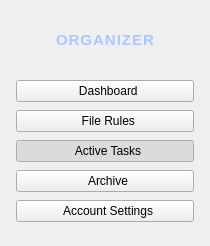
         <widget class="QFrame" name="sidebarFrame">
          <property name="minimumSize">
           <size>
            <width>210</width>
            <height>0</height>
           </size>
          </property>
          <property name="maximumSize">
           <size>
            <width>210</width>
            <height>16777215</height>
           </size>
          </property>
          <layout class="QVBoxLayout" name="verticalLayout_sidebar">
           <property name="spacing">
            <number>8</number>
           </property>
           <property name="leftMargin">
            <number>16</number>
           </property>
           <property name="topMargin">
            <number>24</number>
           </property>
           <property name="rightMargin">
            <number>16</number>
           </property>
           <property name="bottomMargin">
            <number>24</number>
           </property>
           <item>
            <layout class="QHBoxLayout" name="sidebarLogoLayout">
             <property name="bottomMargin">
              <number>16</number>
             </property>
             <item>
              <widget class="QLabel" name="lbl_side_logo">
               <property name="minimumSize">
                <size>
                 <width>32</width>
                 <height>32</height>
                </size>
               </property>
               <property name="maximumSize">
                <size>
                 <width>32</width>
                 <height>32</height>
                </size>
               </property>
               <property name="pixmap">
                <pixmap>logo.svg</pixmap>
               </property>
               <property name="scaledContents">
                <bool>true</bool>
               </property>
              </widget>
             </item>
             <item>
              <widget class="QLabel" name="lbl_side_appname">
               <property name="styleSheet">
                <string>font-weight: 800; letter-spacing: 1px; color: #adc6ff; font-size: 15px;</string>
               </property>
               <property name="text">
                <string>ORGANIZER</string>
               </property>
              </widget>
             </item>
            </layout>
           </item>
           <item>
            <widget class="QPushButton" name="btn_nav_dash">
             <property name="cursor">
              <cursorShape>PointingHandCursor</cursorShape>
             </property>
             <property name="text">
              <string>  Dashboard</string>
             </property>
             <property name="checkable">
              <bool>true</bool>
             </property>
             <property name="autoExclusive">
              <bool>true</bool>
             </property>
            </widget>
           </item>
           <item>
            <widget class="QPushButton" name="btn_nav_rules">
             <property name="cursor">
              <cursorShape>PointingHandCursor</cursorShape>
             </property>
             <property name="text">
              <string>  File Rules</string>
             </property>
             <property name="checkable">
              <bool>true</bool>
             </property>
             <property name="autoExclusive">
              <bool>true</bool>
             </property>
            </widget>
           </item>
           <item>
            <widget class="QPushButton" name="btn_nav_tasks">
             <property name="cursor">
              <cursorShape>PointingHandCursor</cursorShape>
             </property>
             <property name="text">
              <string>  Active Tasks</string>
             </property>
             <property name="checkable">
              <bool>true</bool>
             </property>
             <property name="checked">
              <bool>true</bool>
             </property>
             <property name="autoExclusive">
              <bool>true</bool>
             </property>
            </widget>
           </item>
           <item>
            <widget class="QPushButton" name="btn_nav_archive">
             <property name="cursor">
              <cursorShape>PointingHandCursor</cursorShape>
             </property>
             <property name="text">
              <string>  Archive</string>
             </property>
             <property name="checkable">
              <bool>true</bool>
             </property>
             <property name="autoExclusive">
              <bool>true</bool>
             </property>
            </widget>
           </item>
           <item>
            <spacer name="verticalSpacer_sidebar">
             <property name="orientation">
              <enum>Qt::Vertical</enum>
             </property>
             <property name="sizeHint" stdset="0">
              <size>
               <width>0</width>
               <height>0</height>
              </size>
             </property>
            </spacer>
           </item>
           <item>
            <widget class="QPushButton" name="btn_nav_settings">
             <property name="cursor">
              <cursorShape>PointingHandCursor</cursorShape>
             </property>
             <property name="text">
              <string>  Account Settings</string>
             </property>
             <property name="checkable">
              <bool>true</bool>
             </property>
             <property name="autoExclusive">
              <bool>true</bool>
             </property>
            </widget>
           </item>
          </layout>
         </widget>
